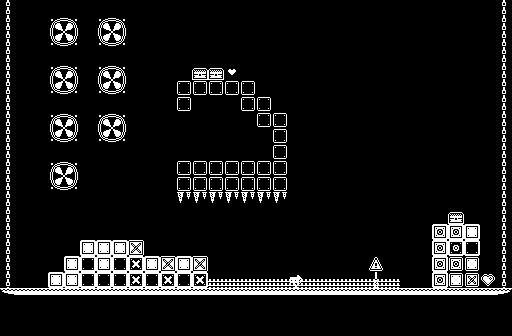

This game map was drawn from its Tiled (.tmx) file and the tilesets committed beside it. A one-line description and the trimmed map source follow:
An orthogonal 32x21 tile map with 16x16 px tiles, 3 tile layers (Фон, Слой2, Слой3) and 27 objects (9x поверхность, 9x Star, 4x Jumper, Герой1).

<map version="1.9" tiledversion="1.9.1" orientation="orthogonal" renderorder="right-down" width="32" height="21" tilewidth="16" tileheight="16" infinite="0" nextlayerid="6" nextobjectid="68">
 <tileset firstgid="1" name="monochrome_tilemap_transparent" tilewidth="16" tileheight="16" spacing="1" tilecount="400" columns="20">
  <image source="monochrome_tilemap_transparent.png" width="339" height="339" />
  <tile id="136">
   <animation>
    <frame tileid="163" duration="250" />
    <frame tileid="164" duration="250" />
    <frame tileid="165" duration="250" />
   </animation>
  </tile>
  <tile id="378">
   <animation>
    <frame tileid="369" duration="100" />
    <frame tileid="370" duration="100" />
   </animation>
  </tile>
 </tileset>
 <layer id="1" name="Фон" width="32" height="21">
  <data>[672 cells, 303 non-empty, 26 distinct tile ids]</data>
 </layer>
 <objectgroup id="3" name="объекты">
  <object id="18" name="поверхность" x="176.5" y="81" width="78.25" height="15.5">
   <properties>
    <property name="BodyType" value="StaticBody" />
    <property name="gravityScale" type="float" value="1" />
    <property name="restitution" type="float" value="0" />
   </properties>
  </object>
  <object id="17" x="177.25" y="92.25" width="15" height="18.5">
   <properties>
    <property name="BodyType" value="StaticBody" />
    <property name="gravityScale" type="float" value="1" />
    <property name="restitution" type="float" value="0" />
   </properties>
  </object>
  <object id="10" name="поверхность" x="2.66667" y="288" width="508.667" height="44">
   <properties>
    <property name="BodyType" value="StaticBody" />
    <property name="gravityScale" type="float" value="1" />
    <property name="restitution" type="float" value="0" />
   </properties>
  </object>
  <object id="11" name="поверхность" x="431.833" y="225.5" width="46.6667" height="63.4167">
   <properties>
    <property name="BodyType" value="StaticBody" />
    <property name="gravityScale" type="float" value="1" />
    <property name="restitution" type="float" value="0" />
   </properties>
  </object>
  <object id="13" name="поверхность" x="48.5" y="272.5" width="47" height="16.75">
   <properties>
    <property name="BodyType" value="StaticBody" />
    <property name="gravityScale" type="float" value="1" />
    <property name="restitution" type="float" value="0" />
   </properties>
  </object>
  <object id="14" name="поверхность" x="65" y="256.5" width="140.5" height="33">
   <properties>
    <property name="BodyType" value="StaticBody" />
    <property name="gravityScale" type="float" value="1" />
    <property name="restitution" type="float" value="0" />
   </properties>
  </object>
  <object id="15" name="поверхность" x="80.5" y="240.25" width="63.25" height="19.375">
   <properties>
    <property name="BodyType" value="StaticBody" />
    <property name="gravityScale" type="float" value="1" />
    <property name="restitution" type="float" value="0" />
   </properties>
  </object>
  <object id="19" x="241.5" y="84.5" width="14" height="27">
   <properties>
    <property name="BodyType" value="StaticBody" />
    <property name="gravityScale" type="float" value="1" />
    <property name="restitution" type="float" value="0" />
   </properties>
  </object>
  <object id="22" name="поверхность" x="257.25" y="96.75" width="13.75" height="30">
   <properties>
    <property name="BodyType" value="StaticBody" />
    <property name="gravityScale" type="float" value="1" />
    <property name="restitution" type="float" value="0" />
   </properties>
  </object>
  <object id="24" name="поверхность" x="273.25" y="112.75" width="13.5" height="78.25">
   <properties>
    <property name="BodyType" value="StaticBody" />
    <property name="gravityScale" type="float" value="1" />
    <property name="restitution" type="float" value="0" />
   </properties>
  </object>
  <object id="25" name="поверхность" x="177.25" y="161" width="108.75" height="31">
   <properties>
    <property name="BodyType" value="StaticBody" />
    <property name="gravityScale" type="float" value="1" />
    <property name="restitution" type="float" value="0" />
   </properties>
  </object>
  <object id="29" x="0.666667" y="0.666667" width="8.66667" height="333.333">
   <properties>
    <property name="BodyType" value="StaticBody" />
    <property name="gravityScale" type="float" value="1" />
    <property name="restitution" type="float" value="0" />
   </properties>
  </object>
  <object id="40" name="Star" x="195" y="212" width="15" height="15">
   <properties>
    <property name="BodyType" value="StaticBody" />
    <property name="gravityScale" type="float" value="10" />
    <property name="restitution" type="float" value="0.5" />
   </properties>
  </object>
  <object id="42" x="504.333" y="2.00017" width="8.66667" height="333.333">
   <properties>
    <property name="BodyType" value="StaticBody" />
    <property name="gravityScale" type="float" value="1" />
    <property name="restitution" type="float" value="0" />
   </properties>
  </object>
  <object id="43" name="Jumper" x="130.364" y="240.727" width="11.6364" height="3.81818">
   <properties>
    <property name="BodyType" value="StaticBody" />
    <property name="gravityScale" type="float" value="1" />
    <property name="restitution" type="float" value="0" />
   </properties>
  </object>
  <object id="44" name="Jumper" x="146.727" y="257.091" width="10.5455" height="2.54545">
   <properties>
    <property name="BodyType" value="StaticBody" />
    <property name="gravityScale" type="float" value="1" />
    <property name="restitution" type="float" value="0" />
   </properties>
  </object>
  <object id="54" name="Jumper" x="401.848" y="288.758" width="11.6364" height="3.81818">
   <properties>
    <property name="BodyType" value="StaticBody" />
    <property name="gravityScale" type="float" value="1" />
    <property name="restitution" type="float" value="0" />
   </properties>
  </object>
  <object id="55" name="Jumper" x="418.182" y="288.758" width="11.6364" height="3.81818">
   <properties>
    <property name="BodyType" value="StaticBody" />
    <property name="gravityScale" type="float" value="1" />
    <property name="restitution" type="float" value="0" />
   </properties>
  </object>
  <object id="56" name="Star" x="269" y="228.5" width="15" height="15">
   <properties>
    <property name="BodyType" value="StaticBody" />
    <property name="gravityScale" type="float" value="10" />
    <property name="restitution" type="float" value="0.5" />
   </properties>
  </object>
  <object id="59" name="Star" x="191" y="28" width="15" height="15">
   <properties>
    <property name="BodyType" value="StaticBody" />
    <property name="gravityScale" type="float" value="10" />
    <property name="restitution" type="float" value="0.5" />
   </properties>
  </object>
  <object id="60" name="Star" x="240.5" y="136" width="15" height="15">
   <properties>
    <property name="BodyType" value="StaticBody" />
    <property name="gravityScale" type="float" value="10" />
    <property name="restitution" type="float" value="0.5" />
   </properties>
  </object>
  <object id="61" name="Star" x="482.5" y="256.5" width="15" height="15">
   <properties>
    <property name="BodyType" value="StaticBody" />
    <property name="gravityScale" type="float" value="10" />
    <property name="restitution" type="float" value="0.5" />
   </properties>
  </object>
  </objectgroup>
 <objectgroup id="5" name="сеттинг">
  <!-- 1 objects omitted --></objectgroup>
 <layer id="2" name="Слой2" width="32" height="21">
  <data>[672 cells, 21 non-empty, 2 distinct tile ids]</data>
 </layer>
 <layer id="4" name="Слой3" width="32" height="21">
  <data>[672 cells, 5 non-empty, 3 distinct tile ids]</data>
 </layer>
</map>
<!-- 5 of 27 objects omitted -->
